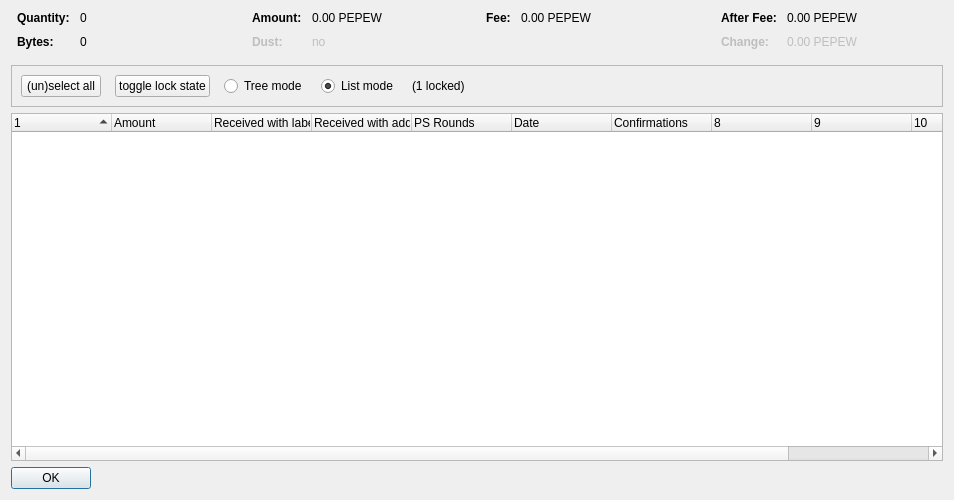
<?xml version="1.0" encoding="UTF-8"?>
<ui version="4.0">
 <class>CoinControlDialog</class>
 <widget class="QDialog" name="CoinControlDialog">
  <property name="geometry">
   <rect>
    <x>0</x>
    <y>0</y>
    <width>954</width>
    <height>500</height>
   </rect>
  </property>
  <property name="windowTitle">
   <string>Coin Selection</string>
  </property>
  <layout class="QVBoxLayout" name="verticalLayout">
   <item>
    <layout class="QHBoxLayout" name="horizontalLayoutTop" stretch="0,0,0,0">
     <property name="topMargin">
      <number>0</number>
     </property>
     <property name="bottomMargin">
      <number>10</number>
     </property>
     <item>
      <layout class="QFormLayout" name="formLayoutCoinControl1">
       <property name="horizontalSpacing">
        <number>10</number>
       </property>
       <property name="verticalSpacing">
        <number>10</number>
       </property>
       <property name="leftMargin">
        <number>6</number>
       </property>
       <property name="rightMargin">
        <number>6</number>
       </property>
       <item row="0" column="0">
        <widget class="QLabel" name="labelCoinControlQuantityText">
         <property name="font">
          <font>
           <weight>75</weight>
           <bold>true</bold>
          </font>
         </property>
         <property name="text">
          <string>Quantity:</string>
         </property>
        </widget>
       </item>
       <item row="0" column="1">
        <widget class="QLabel" name="labelCoinControlQuantity">
         <property name="cursor">
          <cursorShape>IBeamCursor</cursorShape>
         </property>
         <property name="contextMenuPolicy">
          <enum>Qt::ActionsContextMenu</enum>
         </property>
         <property name="text">
          <string notr="true">0</string>
         </property>
         <property name="textInteractionFlags">
          <set>Qt::LinksAccessibleByMouse|Qt::TextSelectableByKeyboard|Qt::TextSelectableByMouse</set>
         </property>
        </widget>
       </item>
       <item row="1" column="0">
        <widget class="QLabel" name="labelCoinControlBytesText">
         <property name="font">
          <font>
           <weight>75</weight>
           <bold>true</bold>
          </font>
         </property>
         <property name="text">
          <string>Bytes:</string>
         </property>
        </widget>
       </item>
       <item row="1" column="1">
        <widget class="QLabel" name="labelCoinControlBytes">
         <property name="cursor">
          <cursorShape>IBeamCursor</cursorShape>
         </property>
         <property name="contextMenuPolicy">
          <enum>Qt::ActionsContextMenu</enum>
         </property>
         <property name="text">
          <string notr="true">0</string>
         </property>
         <property name="textInteractionFlags">
          <set>Qt::LinksAccessibleByMouse|Qt::TextSelectableByKeyboard|Qt::TextSelectableByMouse</set>
         </property>
        </widget>
       </item>
      </layout>
     </item>
     <item>
      <layout class="QFormLayout" name="formLayoutCoinControl2">
       <property name="horizontalSpacing">
        <number>10</number>
       </property>
       <property name="verticalSpacing">
        <number>10</number>
       </property>
       <property name="leftMargin">
        <number>6</number>
       </property>
       <property name="rightMargin">
        <number>6</number>
       </property>
       <item row="0" column="0">
        <widget class="QLabel" name="labelCoinControlAmountText">
         <property name="font">
          <font>
           <weight>75</weight>
           <bold>true</bold>
          </font>
         </property>
         <property name="text">
          <string>Amount:</string>
         </property>
        </widget>
       </item>
       <item row="0" column="1">
        <widget class="QLabel" name="labelCoinControlAmount">
         <property name="cursor">
          <cursorShape>IBeamCursor</cursorShape>
         </property>
         <property name="contextMenuPolicy">
          <enum>Qt::ActionsContextMenu</enum>
         </property>
         <property name="text">
          <string notr="true">0.00 PEPEW</string>
         </property>
         <property name="textInteractionFlags">
          <set>Qt::LinksAccessibleByMouse|Qt::TextSelectableByKeyboard|Qt::TextSelectableByMouse</set>
         </property>
        </widget>
       </item>
       <item row="1" column="0">
        <widget class="QLabel" name="labelCoinControlLowOutputText">
         <property name="enabled">
          <bool>false</bool>
         </property>
         <property name="font">
          <font>
           <weight>75</weight>
           <bold>true</bold>
          </font>
         </property>
         <property name="text">
          <string>Dust:</string>
         </property>
        </widget>
       </item>
       <item row="1" column="1">
        <widget class="QLabel" name="labelCoinControlLowOutput">
         <property name="enabled">
          <bool>false</bool>
         </property>
         <property name="cursor">
          <cursorShape>IBeamCursor</cursorShape>
         </property>
         <property name="contextMenuPolicy">
          <enum>Qt::ActionsContextMenu</enum>
         </property>
         <property name="text">
          <string notr="true">no</string>
         </property>
         <property name="textInteractionFlags">
          <set>Qt::LinksAccessibleByMouse|Qt::TextSelectableByKeyboard|Qt::TextSelectableByMouse</set>
         </property>
        </widget>
       </item>
      </layout>
     </item>
     <item>
      <layout class="QFormLayout" name="formLayoutCoinControl3">
       <property name="horizontalSpacing">
        <number>10</number>
       </property>
       <property name="verticalSpacing">
        <number>10</number>
       </property>
       <property name="leftMargin">
        <number>6</number>
       </property>
       <property name="rightMargin">
        <number>6</number>
       </property>
       <item row="0" column="0">
        <widget class="QLabel" name="labelCoinControlFeeText">
         <property name="font">
          <font>
           <weight>75</weight>
           <bold>true</bold>
          </font>
         </property>
         <property name="text">
          <string>Fee:</string>
         </property>
        </widget>
       </item>
       <item row="0" column="1">
        <widget class="QLabel" name="labelCoinControlFee">
         <property name="cursor">
          <cursorShape>IBeamCursor</cursorShape>
         </property>
         <property name="contextMenuPolicy">
          <enum>Qt::ActionsContextMenu</enum>
         </property>
         <property name="text">
          <string notr="true">0.00 PEPEW</string>
         </property>
         <property name="textInteractionFlags">
          <set>Qt::LinksAccessibleByMouse|Qt::TextSelectableByKeyboard|Qt::TextSelectableByMouse</set>
         </property>
        </widget>
       </item>
      </layout>
     </item>
     <item>
      <layout class="QFormLayout" name="formLayoutCoinControl4">
       <property name="horizontalSpacing">
        <number>10</number>
       </property>
       <property name="verticalSpacing">
        <number>10</number>
       </property>
       <property name="leftMargin">
        <number>6</number>
       </property>
       <property name="rightMargin">
        <number>6</number>
       </property>
       <item row="0" column="0">
        <widget class="QLabel" name="labelCoinControlAfterFeeText">
         <property name="font">
          <font>
           <weight>75</weight>
           <bold>true</bold>
          </font>
         </property>
         <property name="text">
          <string>After Fee:</string>
         </property>
        </widget>
       </item>
       <item row="0" column="1">
        <widget class="QLabel" name="labelCoinControlAfterFee">
         <property name="cursor">
          <cursorShape>IBeamCursor</cursorShape>
         </property>
         <property name="contextMenuPolicy">
          <enum>Qt::ActionsContextMenu</enum>
         </property>
         <property name="text">
          <string notr="true">0.00 PEPEW</string>
         </property>
         <property name="textInteractionFlags">
          <set>Qt::LinksAccessibleByMouse|Qt::TextSelectableByKeyboard|Qt::TextSelectableByMouse</set>
         </property>
        </widget>
       </item>
       <item row="1" column="0">
        <widget class="QLabel" name="labelCoinControlChangeText">
         <property name="enabled">
          <bool>false</bool>
         </property>
         <property name="font">
          <font>
           <weight>75</weight>
           <bold>true</bold>
          </font>
         </property>
         <property name="text">
          <string>Change:</string>
         </property>
        </widget>
       </item>
       <item row="1" column="1">
        <widget class="QLabel" name="labelCoinControlChange">
         <property name="enabled">
          <bool>false</bool>
         </property>
         <property name="cursor">
          <cursorShape>IBeamCursor</cursorShape>
         </property>
         <property name="contextMenuPolicy">
          <enum>Qt::ActionsContextMenu</enum>
         </property>
         <property name="text">
          <string notr="true">0.00 PEPEW</string>
         </property>
         <property name="textInteractionFlags">
          <set>Qt::LinksAccessibleByMouse|Qt::TextSelectableByKeyboard|Qt::TextSelectableByMouse</set>
         </property>
        </widget>
       </item>
      </layout>
     </item>
    </layout>
   </item>
   <item>
    <widget class="QFrame" name="frame">
     <property name="minimumSize">
      <size>
       <width>0</width>
       <height>40</height>
      </size>
     </property>
     <property name="frameShape">
      <enum>QFrame::StyledPanel</enum>
     </property>
     <property name="frameShadow">
      <enum>QFrame::Sunken</enum>
     </property>
     <layout class="QHBoxLayout" name="horizontalLayout">
      <item>
       <layout class="QHBoxLayout" name="horizontalLayoutPanel" stretch="0,0,0,0,0,0">
        <property name="spacing">
         <number>14</number>
        </property>
        <item>
         <widget class="QPushButton" name="pushButtonSelectAll">
          <property name="sizePolicy">
           <sizepolicy hsizetype="Maximum" vsizetype="Fixed">
            <horstretch>0</horstretch>
            <verstretch>0</verstretch>
           </sizepolicy>
          </property>
          <property name="text">
           <string>(un)select all</string>
          </property>
          <property name="autoDefault">
           <bool>false</bool>
          </property>
         </widget>
        </item>
        <item>
         <widget class="QPushButton" name="pushButtonToggleLock">
          <property name="sizePolicy">
           <sizepolicy hsizetype="Maximum" vsizetype="Fixed">
            <horstretch>0</horstretch>
            <verstretch>0</verstretch>
           </sizepolicy>
          </property>
          <property name="text">
           <string>toggle lock state</string>
          </property>
          <property name="autoDefault">
           <bool>false</bool>
          </property>
         </widget>
        </item>
        <item>
         <widget class="QRadioButton" name="radioTreeMode">
          <property name="sizePolicy">
           <sizepolicy hsizetype="Maximum" vsizetype="Fixed">
            <horstretch>0</horstretch>
            <verstretch>0</verstretch>
           </sizepolicy>
          </property>
          <property name="text">
           <string>Tree mode</string>
          </property>
         </widget>
        </item>
        <item>
         <widget class="QRadioButton" name="radioListMode">
          <property name="sizePolicy">
           <sizepolicy hsizetype="Maximum" vsizetype="Fixed">
            <horstretch>0</horstretch>
            <verstretch>0</verstretch>
           </sizepolicy>
          </property>
          <property name="text">
           <string>List mode</string>
          </property>
          <property name="checked">
           <bool>true</bool>
          </property>
         </widget>
        </item>
        <item>
         <widget class="QLabel" name="labelLocked">
          <property name="text">
           <string>(1 locked)</string>
          </property>
         </widget>
        </item>
        <item>
         <spacer name="horizontalSpacer">
          <property name="orientation">
           <enum>Qt::Horizontal</enum>
          </property>
          <property name="sizeHint" stdset="0">
           <size>
            <width>40</width>
            <height>20</height>
           </size>
          </property>
         </spacer>
        </item>
       </layout>
      </item>
     </layout>
    </widget>
   </item>
   <item>
    <widget class="CoinControlTreeWidget" name="treeWidget">
     <property name="contextMenuPolicy">
      <enum>Qt::CustomContextMenu</enum>
     </property>
     <property name="sortingEnabled">
      <bool>false</bool>
     </property>
     <property name="columnCount">
      <number>11</number>
     </property>
     <attribute name="headerShowSortIndicator" stdset="0">
      <bool>true</bool>
     </attribute>
     <attribute name="headerStretchLastSection">
      <bool>false</bool>
     </attribute>
     <column>
      <property name="text">
       <string/>
      </property>
     </column>
     <column>
      <property name="text">
       <string>Amount</string>
      </property>
     </column>
     <column>
      <property name="text">
       <string>Received with label</string>
      </property>
     </column>
     <column>
      <property name="text">
       <string>Received with address</string>
      </property>
     </column>
     <column>
      <property name="text">
       <string>PS Rounds</string>
      </property>
     </column>
     <column>
      <property name="text">
       <string>Date</string>
      </property>
     </column>
     <column>
      <property name="text">
       <string>Confirmations</string>
      </property>
      <property name="toolTip">
       <string>Confirmed</string>
      </property>
     </column>
     <column>
      <property name="text">
       <string/>
      </property>
     </column>
     <column>
      <property name="text">
       <string/>
      </property>
     </column>
     <column>
      <property name="text">
       <string/>
      </property>
     </column>
     <column>
      <property name="text">
       <string/>
      </property>
     </column>
    </widget>
   </item>
   <item>
    <widget class="QDialogButtonBox" name="buttonBox">
     <property name="sizePolicy">
      <sizepolicy hsizetype="Maximum" vsizetype="Fixed">
       <horstretch>0</horstretch>
       <verstretch>0</verstretch>
      </sizepolicy>
     </property>
     <property name="orientation">
      <enum>Qt::Horizontal</enum>
     </property>
     <property name="standardButtons">
      <set>QDialogButtonBox::Ok</set>
     </property>
    </widget>
   </item>
  </layout>
 </widget>
 <customwidgets>
  <customwidget>
   <class>CoinControlTreeWidget</class>
   <extends>QTreeWidget</extends>
   <header>coincontroltreewidget.h</header>
  </customwidget>
 </customwidgets>
 <resources/>
 <connections/>
</ui>
